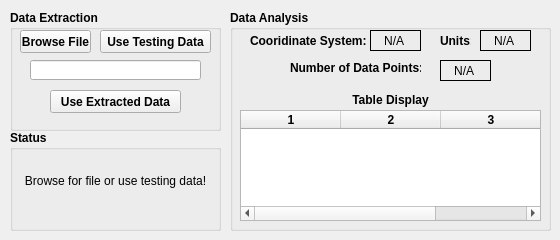
    <widget class="QWidget" name="data_tab">
     <attribute name="title">
      <string>Data</string>
     </attribute>
     <widget class="QGroupBox" name="dataExtra_gbox">
      <property name="geometry">
       <rect>
        <x>10</x>
        <y>10</y>
        <width>211</width>
        <height>121</height>
       </rect>
      </property>
      <property name="font">
       <font>
        <weight>75</weight>
        <bold>true</bold>
       </font>
      </property>
      <property name="title">
       <string>Data Extraction</string>
      </property>
      <widget class="QPushButton" name="browse_button">
       <property name="geometry">
        <rect>
         <x>10</x>
         <y>20</y>
         <width>71</width>
         <height>23</height>
        </rect>
       </property>
       <property name="text">
        <string>Browse File</string>
       </property>
      </widget>
      <widget class="QPushButton" name="testData_button">
       <property name="geometry">
        <rect>
         <x>90</x>
         <y>20</y>
         <width>111</width>
         <height>23</height>
        </rect>
       </property>
       <property name="text">
        <string>Use Testing Data</string>
       </property>
      </widget>
      <widget class="QPushButton" name="extract_button">
       <property name="geometry">
        <rect>
         <x>40</x>
         <y>80</y>
         <width>131</width>
         <height>23</height>
        </rect>
       </property>
       <property name="text">
        <string>Use Extracted Data</string>
       </property>
      </widget>
      <widget class="QLineEdit" name="path_ledit">
       <property name="geometry">
        <rect>
         <x>20</x>
         <y>50</y>
         <width>171</width>
         <height>20</height>
        </rect>
       </property>
       <property name="font">
        <font>
         <weight>50</weight>
         <bold>false</bold>
        </font>
       </property>
       <property name="readOnly">
        <bool>false</bool>
       </property>
      </widget>
     </widget>
     <widget class="QGroupBox" name="dataAnalysis_gbox">
      <property name="geometry">
       <rect>
        <x>230</x>
        <y>10</y>
        <width>321</width>
        <height>221</height>
       </rect>
      </property>
      <property name="font">
       <font>
        <weight>75</weight>
        <bold>true</bold>
       </font>
      </property>
      <property name="title">
       <string>Data Analysis</string>
      </property>
      <widget class="QLabel" name="table_data_label">
       <property name="geometry">
        <rect>
         <x>80</x>
         <y>80</y>
         <width>161</width>
         <height>20</height>
        </rect>
       </property>
       <property name="text">
        <string>Table Display</string>
       </property>
       <property name="alignment">
        <set>Qt::AlignCenter</set>
       </property>
      </widget>
      <widget class="QLabel" name="coorSystem_data_label">
       <property name="geometry">
        <rect>
         <x>20</x>
         <y>20</y>
         <width>121</width>
         <height>21</height>
        </rect>
       </property>
       <property name="text">
        <string>Cooridinate System:</string>
       </property>
      </widget>
      <widget class="QLabel" name="units_data_label">
       <property name="geometry">
        <rect>
         <x>210</x>
         <y>20</y>
         <width>31</width>
         <height>21</height>
        </rect>
       </property>
       <property name="text">
        <string>Units:</string>
       </property>
      </widget>
      <widget class="QLabel" name="numData_data_label">
       <property name="geometry">
        <rect>
         <x>60</x>
         <y>50</y>
         <width>131</width>
         <height>16</height>
        </rect>
       </property>
       <property name="text">
        <string>Number of Data Points:</string>
       </property>
      </widget>
      <widget class="QLabel" name="units_data_label2">
       <property name="geometry">
        <rect>
         <x>250</x>
         <y>20</y>
         <width>51</width>
         <height>21</height>
        </rect>
       </property>
       <property name="font">
        <font>
         <weight>50</weight>
         <bold>false</bold>
        </font>
       </property>
       <property name="frameShape">
        <enum>QFrame::Box</enum>
       </property>
       <property name="text">
        <string>N/A </string>
       </property>
       <property name="alignment">
        <set>Qt::AlignCenter</set>
       </property>
      </widget>
      <widget class="QLabel" name="coorSystem_data_label2">
       <property name="geometry">
        <rect>
         <x>140</x>
         <y>20</y>
         <width>51</width>
         <height>21</height>
        </rect>
       </property>
       <property name="font">
        <font>
         <weight>50</weight>
         <bold>false</bold>
        </font>
       </property>
       <property name="frameShape">
        <enum>QFrame::Box</enum>
       </property>
       <property name="text">
        <string>N/A </string>
       </property>
       <property name="alignment">
        <set>Qt::AlignCenter</set>
       </property>
      </widget>
      <widget class="QLabel" name="numData_data_label2">
       <property name="geometry">
        <rect>
         <x>210</x>
         <y>50</y>
         <width>51</width>
         <height>21</height>
        </rect>
       </property>
       <property name="font">
        <font>
         <weight>50</weight>
         <bold>false</bold>
        </font>
       </property>
       <property name="frameShape">
        <enum>QFrame::Box</enum>
       </property>
       <property name="text">
        <string>N/A </string>
       </property>
       <property name="alignment">
        <set>Qt::AlignCenter</set>
       </property>
      </widget>
      <widget class="QTableWidget" name="table_data_widget">
       <property name="geometry">
        <rect>
         <x>10</x>
         <y>100</y>
         <width>301</width>
         <height>111</height>
        </rect>
       </property>
       <property name="columnCount">
        <number>3</number>
       </property>
       <attribute name="horizontalHeaderDefaultSectionSize">
        <number>100</number>
       </attribute>
       <column/>
       <column/>
       <column/>
      </widget>
     </widget>
     <widget class="QGroupBox" name="dataStatus_gbox">
      <property name="geometry">
       <rect>
        <x>10</x>
        <y>130</y>
        <width>211</width>
        <height>101</height>
       </rect>
      </property>
      <property name="font">
       <font>
        <weight>75</weight>
        <bold>true</bold>
       </font>
      </property>
      <property name="title">
       <string>Status</string>
      </property>
      <widget class="QLabel" name="status_data_label">
       <property name="geometry">
        <rect>
         <x>10</x>
         <y>10</y>
         <width>191</width>
         <height>81</height>
        </rect>
       </property>
       <property name="font">
        <font>
         <weight>50</weight>
         <bold>false</bold>
        </font>
       </property>
       <property name="text">
        <string>Browse for file or use testing data!</string>
       </property>
       <property name="alignment">
        <set>Qt::AlignCenter</set>
       </property>
       <property name="wordWrap">
        <bool>true</bool>
       </property>
      </widget>
     </widget>
    </widget>
